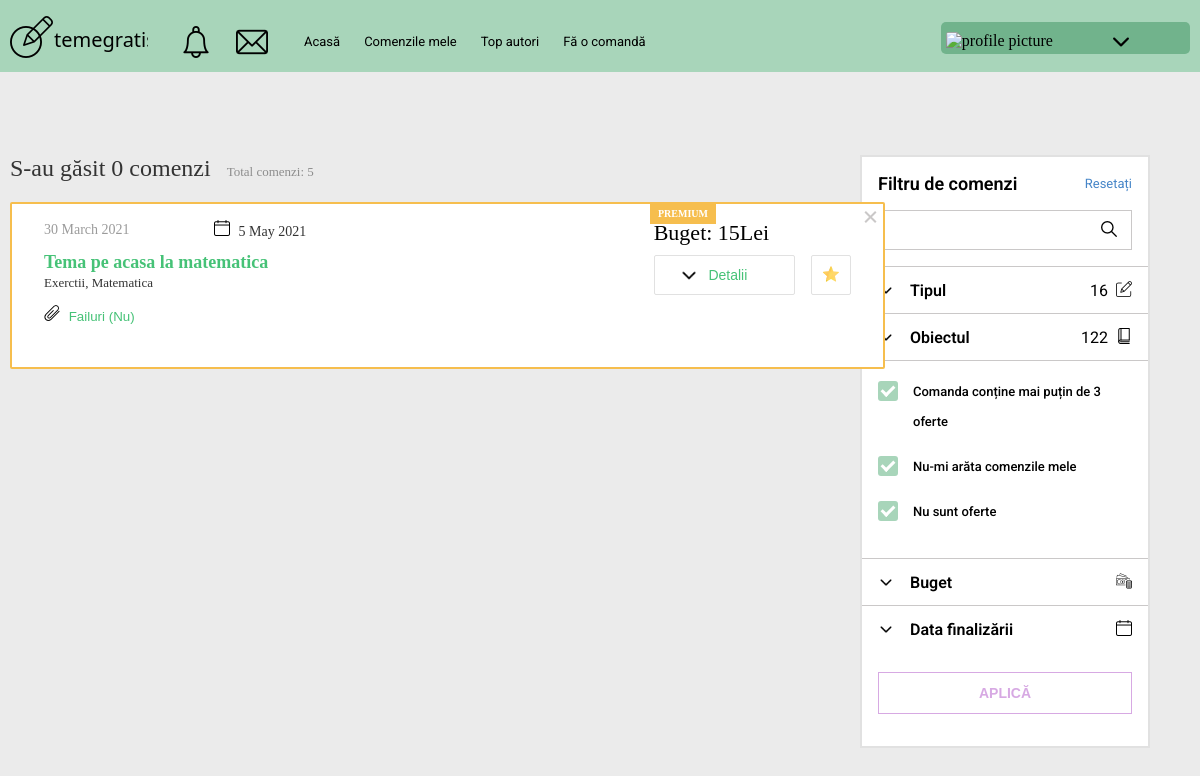
Screenshot of /orders/ (signed in) with the database file from the repository.
### core/models.py (models this page shows, shortened)
class Order(models.Model):
    user = models.ForeignKey(
        User, on_delete=models.CASCADE, null=True, blank=True)
    date_created = models.DateField(auto_now_add=True)
    limit_date = models.DateField(null=True)
    title = models.CharField(max_length=100)
    short_description = models.CharField(max_length=100)
    description = models.TextField(max_length=1500, null=True, blank=True)
    files = models.FileField(null=True, blank=True,
                             upload_to=get_user_image_folder)
    min_size = models.IntegerField(
        default=1, validators=[MinValueValidator(1), MaxValueValidator(100)])
    max_size = models.IntegerField(
        default=1, validators=[MinValueValidator(1), MaxValueValidator(100)])
    price = models.IntegerField(null=True, blank=True)
    client = models.ForeignKey(Client, on_delete=models.CASCADE)
    premium = models.BooleanField(default=None, null=True, blank=True)
    freelancers = models.ManyToManyField(
        Freelancer, blank=True)
    work_type = models.ForeignKey(
        Work_Type, on_delete=models.SET_NULL, null=True, blank=True)
    lessons = models.ForeignKey(
        Lesson, on_delete=models.SET_NULL, null=True, blank=True)
    in_auction = models.BooleanField(default=True)

### core/decorators.py (the view)
        def wrapper_function(request, *args, **kwargs):
            group = None
            if request.user.groups.exists():
                group = request.user.groups.all()[0].name
            if group in allowed_roles:
                return view_func(request, *args, **kwargs)
            else:
                return HttpResponse('You are not authoried to view this page')
            return view_func(request, *args, **kwargs)

### core/models.py (called while the page is built)
    def __str__(self):
        return self.name

    def __str__(self):
        return self.name

### core/templates/core/orders.html (shortened to what this page needs)
{% extends 'core/base.html' %}
{% load static %}
{% block content %}
    <div class="orders">
      <div class="orders__main">
          <div class="orders__title">
            <span class="orders__search-result">S-au găsit {{ orders.count }} comenzi</span>
            <span class="orders__subtitle">Total comenzi: {{ all_orders }}</span>
          </div>
          <div class="orders__page">
              <div class="orders__wrapper">
                <div class="orders__results">
                  {% for order in orders_premium %}
                  <div class="orders__block {% if order.premium %} orders__block_p {% endif %} block-orders">
                    <div class="block-orders__cross">
                    </div>
                    <div class="block-orders__content">
                    <div class="block-orders__date">
                      <span class="block-orders__placed-date">{{ order.date_created }}</span>
                      <span class="block-orders__expier-date">
                        {{ order.limit_date }}
                      </span>
                    </div>
                    <div class="block-orders__name">
                      <a href="#" class="block-orders__title">{{ order.title }}</a>
                      <p class="block-orders__subtitle">{{ order.short_description }}</p>
                    </div>
                    <div class="block-orders__files">
                      <button class="block-orders__download">
                        Failuri ({% if order.files %}Da{% else %}Nu{% endif %})
                      </button>
                    </div>
                    </div>
                    <div class="block-orders__request">
                    <div class="block-orders__premium">
                      premium
                    </div>
                    <div class="block-orders__budget">Buget: {{ order.price }}Lei</div>
                    <div class="block-orders__buttons">
                      <button class="block-orders__button block-orders__show">
                        Detalii</button>
                        <form action="" method="POST" class="block-orders__fav-form">
                          <button class="block-orders__button block-orders__favorite">
                            <div class="block-orders__star">
                              <picture><source srcset="{% static 'images/star.webp' %}" type="image/webp"><img src="{% static 'images/star.png' %}" alt=""></picture>
                            </div>
                          </button>
                        </form>
                    </div>
                    </div>
                  </div>
                  {% endfor %}
                </div>
              </div>
          </div>
      </div>
      <form class="orders__sidebar sidebar-orders" method="GET">
        <div class="sidebar-orders__head-text">
          <div class="sidebar-orders__title">Filtru de comenzi</div>
          <div class="sidebar-orders__reset">Resetați</div>
        </div>
        <div class="sidebar-orders__search">
          {{ orders_filter.form.title }}
          <button>
          </button>
        </div>
        <div class="sidebar-orders__filters filters">
          <div class="filters__filter filter">
            <div class="filter__block">
              <div class="filter__head not-active">
                <div class="filter__title">
                  <div class="filter__arrow">
                  </div>
                  <span class="filter__name">Tipul</span>
                </div>
                <div class="filter__total">
                  <span class="filter__nr">{{ work_types.count }}</span>
                    <div class="filter__icon">
                  </div>
                </div>
              </div>
            </div>
            <div class="filter__block">
              <div class="filter__head not-active">
                <div class="filter__title">
                  <div class="filter__arrow">
                  </div>
                  <span class="filter__name">Obiectul</span>
                </div>
                <div class="filter__total">
                  <span class="filter__nr">{{ lessons.count }}</span>
                    <div class="filter__icon">
                  </div>
                </div>
              </div>
            </div>
            <div class="filters__default-filter default-filter">
              <div class="default-filter__list">
                <label class="settings-checkbox">Comanda conține mai puțin de 3 oferte
                  <span class="settings-checkmark"></span>
                </label>
                <label class="settings-checkbox">Nu-mi arăta comenzile mele
                  <span class="settings-checkmark"></span>
                </label>
                <label class="settings-checkbox">Nu sunt oferte
                  <span class="settings-checkmark"></span>
                </label>
              </div>
            </div>
            <div class=" filter__block filter__block-interval">
              <div class="filter__head not-active">
                <div class="filter__title">
                  <div class="filter__arrow">
                  </div>
                  <span class="filter__name">Buget</span>
                </div>
                <div class="filter__total">
                  <div class="filter__icon">
                  </div>
                </div>
              </div>
            </div>
            <div class="filter__block filter__block-interval ">
              <div class="filter__head not-active">
                <div class="filter__title">
                  <div class="filter__arrow">
                  </div>
                  <span class="filter__name">Data finalizării</span>
                </div>
                <div class="filter__total">
                  <div class="filter__icon">
                  </div>
                </div>
              </div>
            </div>
            <div class="filters__apply">
              <button type="submit">Aplică</button>
            </div>
          </div>
        </div>
      </form>
    </div>
{% endblock %}

### temegratis/static/css/style.css (style rules this page uses)
* { margin: 0; padding: 0; -webkit-box-sizing: border-box; box-sizing: border-box; }
body { background-color: #ebebeb; }
a { text-decoration: none; color: black; }
.settings-checkbox { display: block; position: relative; padding-left: 35px; margin-bottom: 15px; cursor: pointer; font-size: 13px; -webkit-user-select: none; -moz-user-select: none; -ms-user-select: none; user-select: none; font-weight: 500; line-height: calc(30/13); }
.settings-checkbox input:checked ~ .settings-checkmark { background-color: #A8D5BA; }
.settings-checkbox input:checked ~ .settings-checkmark::after { display: block; }
.settings-checkmark { position: absolute; top: 4px; left: 0; height: 20px; width: 20px; background-color: #eee; border-radius: 3px; }
.settings-checkmark::after { content: ""; position: absolute; display: none; left: 6px; top: 2px; width: 5px; height: 10px; border: solid white; border-width: 0 3px 3px 0; -webkit-transform: rotate(45deg); -ms-transform: rotate(45deg); transform: rotate(45deg); }

### rows the page displays
Order: date_created "30 March 2021", limit_date "5 May 2021", title "Tema pe acasa la matematica", short_description "Exerctii, Matematica", files "Nu", price "15"

### other values shown
{{ orders.count }} "0"
{{ all_orders }} "5"
{{ work_types.count }} "16"
{{ lessons.count }} "122"
